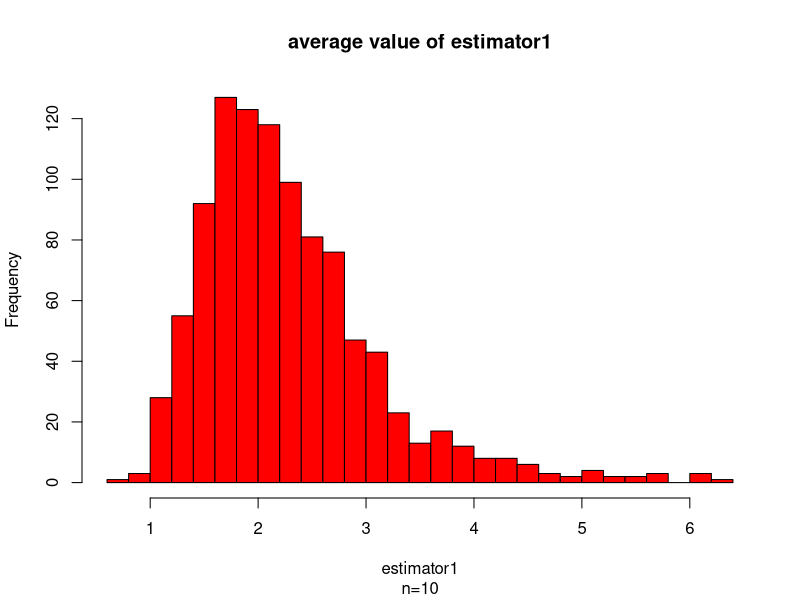
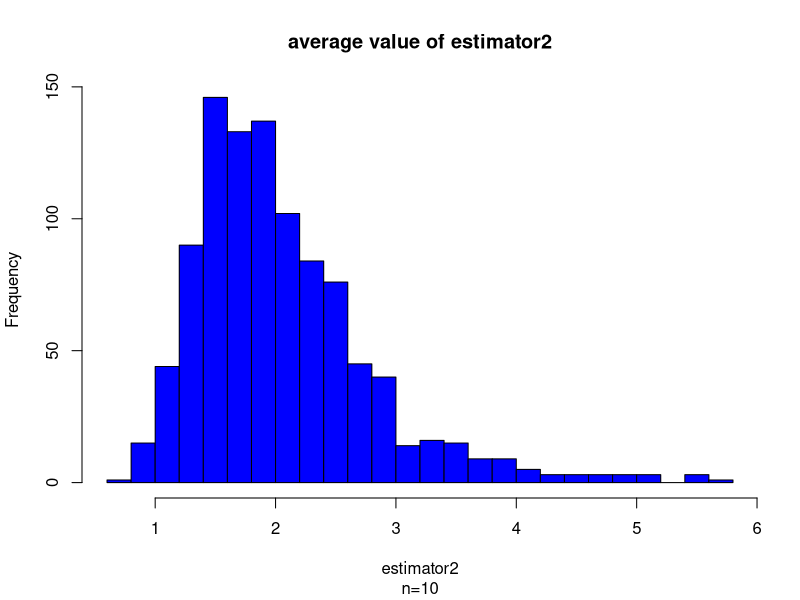

These charts were generated, in order, by the following R code:
rm (list = ls(all=TRUE))

B <- (1000)
estimator1 <- numeric(B)                  #values array for estimator 1
estimator2 <- numeric(B)                  #values array for estimator 2

n<-10
for (i in 1:B){                           #loop to run the random sampling
  randomSample <- rexp(n,2)               #for n=10, n=100, n=1000 and theta = 2
  estimator1[i] = 1/mean(randomSample)    #finds value of estimator1
  estimator2[i] = (n-1)/sum(randomSample) #finds value of estimator2
}

T1 = mean(estimator1)
T2 = mean(estimator2)

hist(estimator1, breaks = 25, col = "red", main = "average value of estimator1", sub = "n=10")
hist(estimator2, breaks = 25, col = "blue", main = "average value of estimator2", sub = "n=10")
